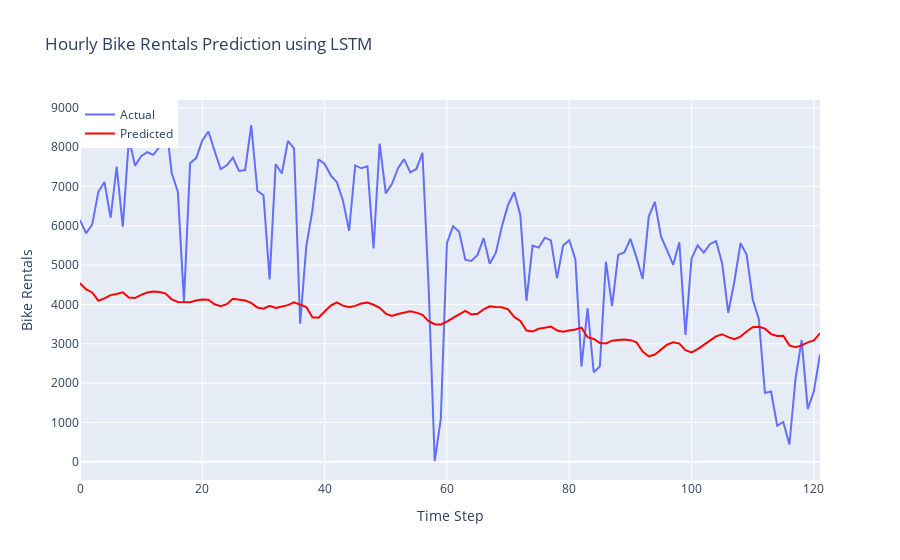

The cell this chart's notebook holds for it:
### Code cell
import plotly.graph_objects as go

# Create the figure
fig = go.Figure()

# Add actual values trace
fig.add_trace(go.Scatter(x=list(range(len(y_test_actual))), y=y_test_actual.flatten(), mode='lines', name='Actual'))

# Add predicted values trace
fig.add_trace(go.Scatter(x=list(range(len(predictions))), y=predictions.flatten(), mode='lines', name='Predicted', line=dict(color='red')))

# Update layout
fig.update_layout(
    title='Hourly Bike Rentals Prediction using LSTM',
    xaxis_title='Time Step',
    yaxis_title='Bike Rentals',
    legend=dict(x=0, y=1)
)

# Show the figure
fig.show()
